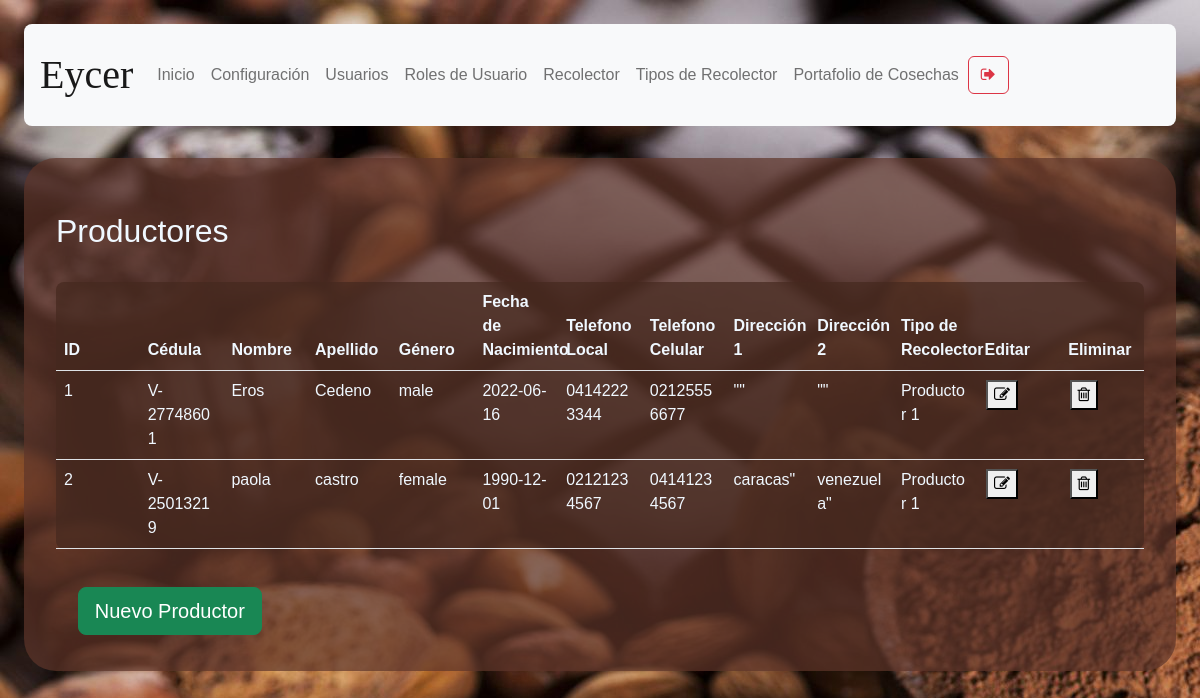
/productor-data (signed in), run on an earlier commit of the app's database.
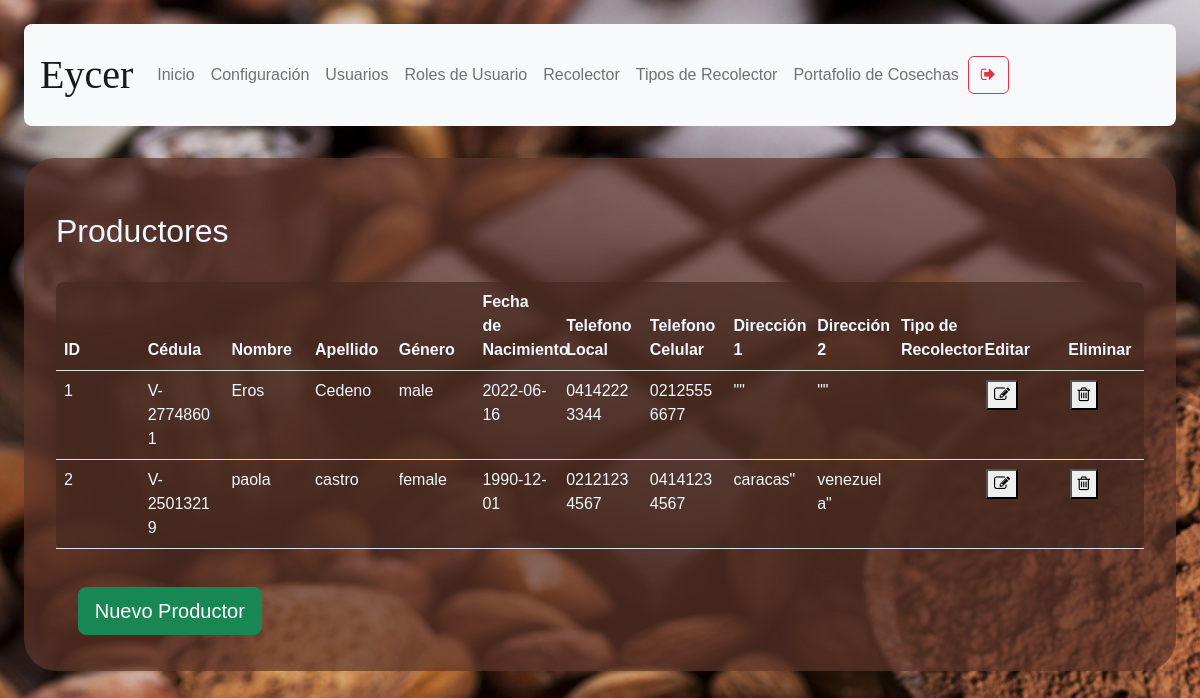
And on a later commit of the database.
### models/productor_type.py (models this page shows, shortened)
class Productor_type(db.Model):
    __tablename__ = 'productor_type'
    id = db.Column(db.Integer, primary_key = True)
    description = db.Column(db.String(50), nullable = False)

### routes/shopping_analyst.py (the view)
@shp_analyst.route('/productor-data')
def productor():
    if( not verify_permissions(session, User, allowed_rols) ):
        return redirect(url_for('auth.index'))
    productor_types = Productor_type.query.all()
    productors = Productor.query.all()
    if 'management-status' not in session:
        return render_template('productor-data.html', status="",\
            rol = session['rol'], productor_types = productor_types, productors = productors)
    status = session['management-status']
    session.pop('management-status', None)
    return render_template('productor-data.html', status=status, \
            rol = session['rol'], productor_types = productor_types, productors = productors)

### models/user.py (called while the page is built)
    def get_user_rol_by_username( self, username ):
        user_rol_id = User.query.filter_by(username = username).first().user_rol_id
        user_rol = User_rol.query.get(user_rol_id).description
        return user_rol

### utils/functions.py (called while the page is built)
def verify_permissions(session, User, allowed=['admin']):
    return 'username' in session and \
    ( allowed == 'all' or User.get_user_rol_by_username(User, session['username']) in allowed)

### templates/productor-data.html (shortened to what this page needs)
{% extends "base.html" %}
{% block content %}
<h2>Productores</h2>
    <table class="table content-table fixed-table">
        <thead>
            <th>ID</th>
            <th>Cédula</th>
            <th>Nombre</th>
            <th>Apellido</th>
            <th>Género</th>
            <th>Fecha de Nacimiento</th>
            <th>Telefono Local</th>
            <th>Telefono Celular </th>
            <th>Dirección 1</th>
            <th>Dirección 2</th>
            <th>Tipo de Recolector</th>
            <th>Editar</th>
            <th>Eliminar</th>
        </thead>
        <tbody>
        {% for productor in productors %}
        <tr>
            <td>{{ productor.id }}</td>
            <td>{{ productor.cedula }}</td>
            <td>{{ productor.name }}</td>
            <td>{{ productor.last_name }}</td>
            <td>{{ productor.gender }}</td>
            <td>{{ productor.date_of_birth }}</td>
            <td>{{ productor.local_phone }}</td>
            <td>{{ productor.movil_phone }}</td>
            <td>{{ productor.address_1 }}</td>
            <td>{{ productor.address_2 }}</td>
            {% for type in productor_types %}
            {% if type.id == productor.productor_type_id %}
            <td>{{ type.description }} </td>
            {% endif %}
            {% endfor %}
            <td><button onclick="window.location.href=`/productor-data/edit-productor/{{ productor.id }}`"><i class="fa fa-pencil-square-o" aria-hidden="true"></i></button></td>
            <td><button onclick='deleteConfirm( {{productor.id}}, "Productor" )'><i class="fa fa-trash-o" aria-hidden="true"></i></button></td>
        </tr>
        {% endfor %}
        </tbody>
    </table>
    <button type="submit" onclick="showForm()" class="btn btn-success btn-lg mb-1">Nuevo Productor</button>
{% endblock %}

What changed in the data, as far as the page shows it:
changed Productor_type: description "Productor 1" → (not shown)
